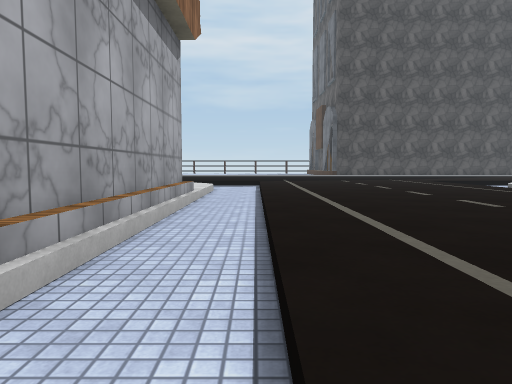
View 1 (above)

24 first-person views from a walk through a 3-D level made in the Unity game engine. The camera is 1.2 m above the floor, tilts 4° down and sees 70° across. The floor is counted in squares, 2 m on a side. Each view is taken from the middle of a square. On the plan, view 1 faces up. The plan holds only what a view shows up to about 10 squares ahead; the rest is blank. The place goes on beyond the plan. The player character is not drawn. Surface patterns are stand-ins for the level's own textures.

View 2
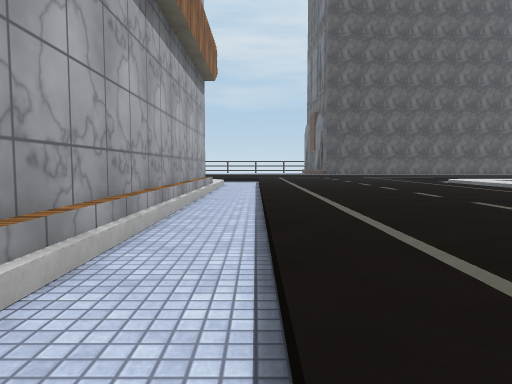

View 3
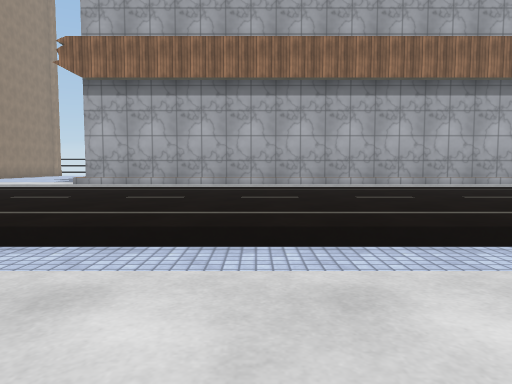

View 4
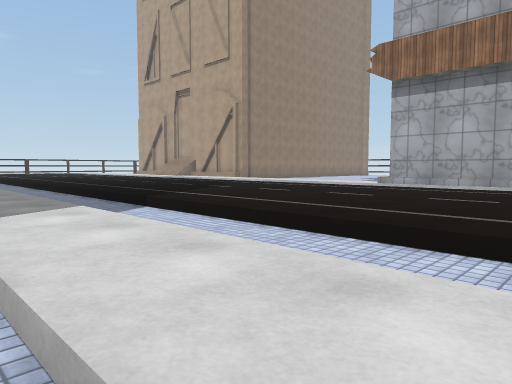

View 5
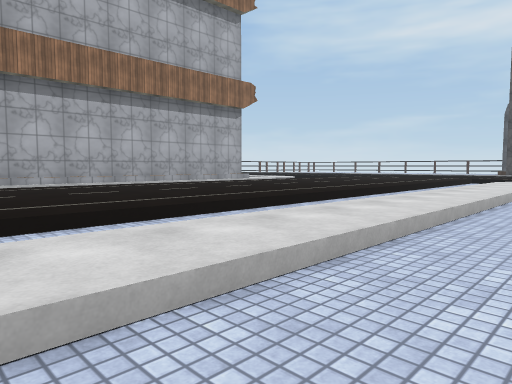

View 6
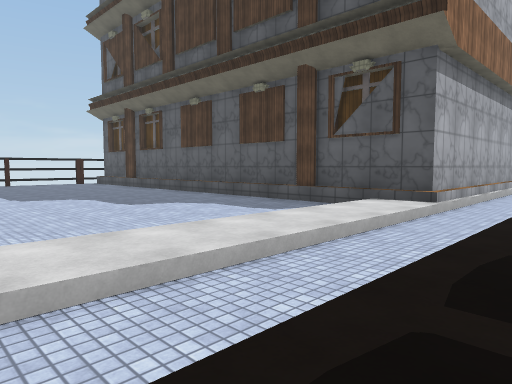

View 7
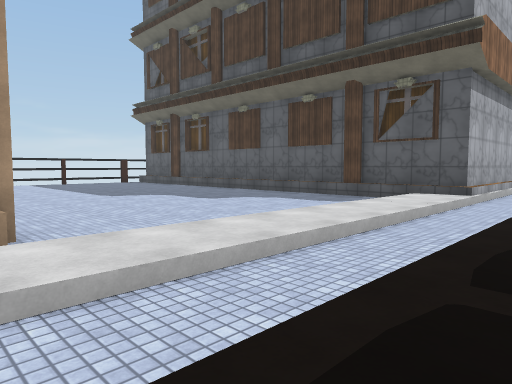

View 8
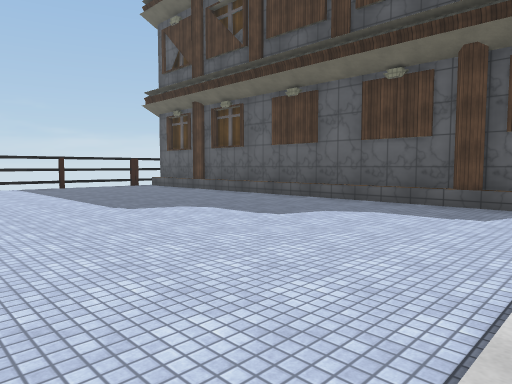

View 9
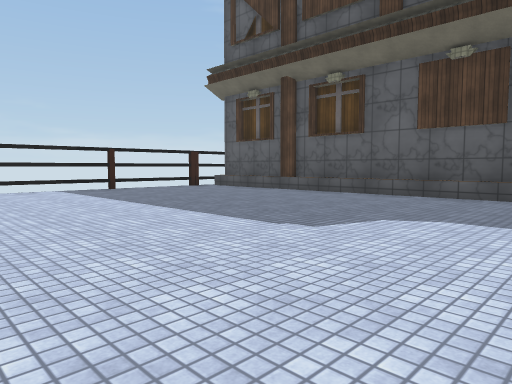

View 10
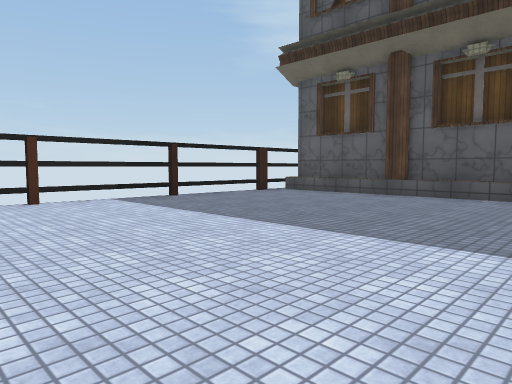

View 11
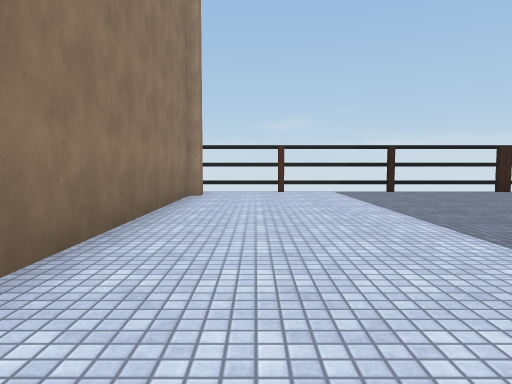

View 12
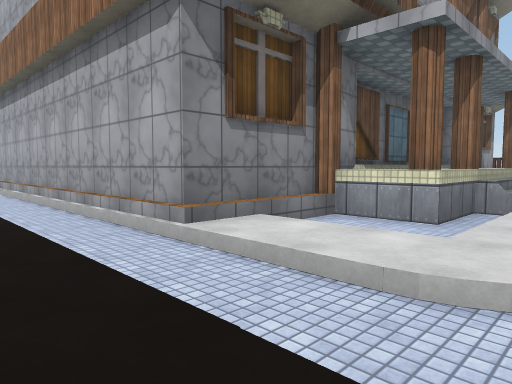

View 13
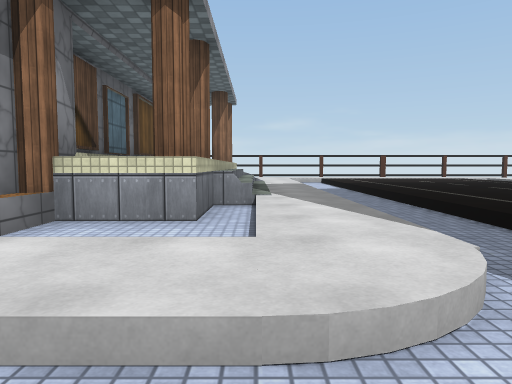

View 14
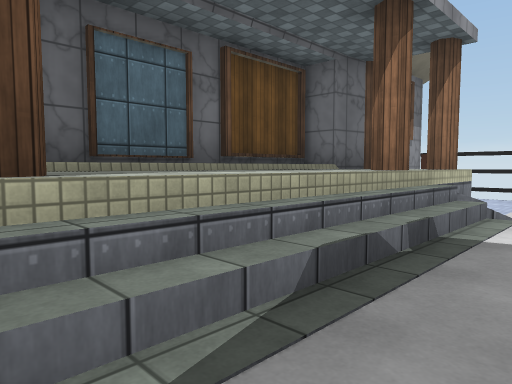

View 15
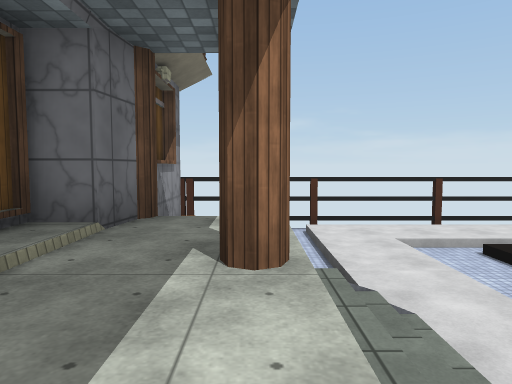

View 16
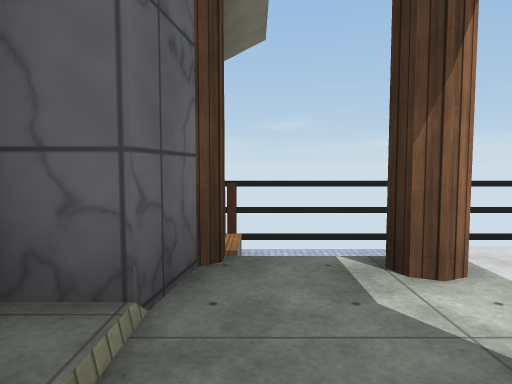

View 17
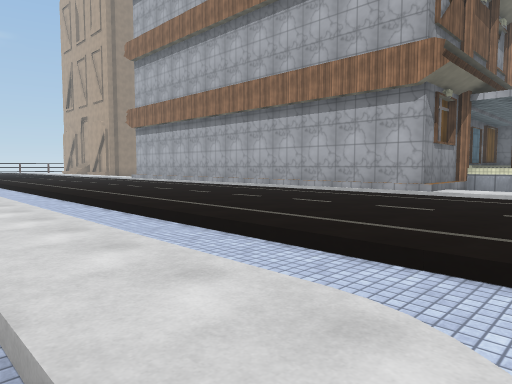

View 18
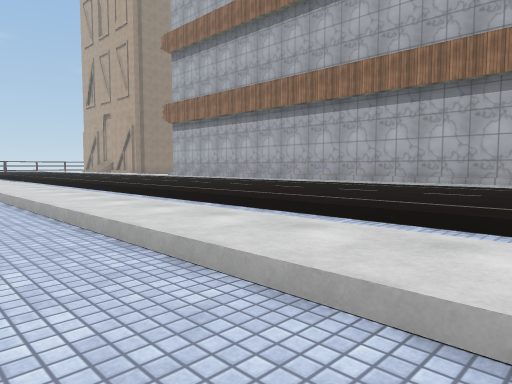

View 19
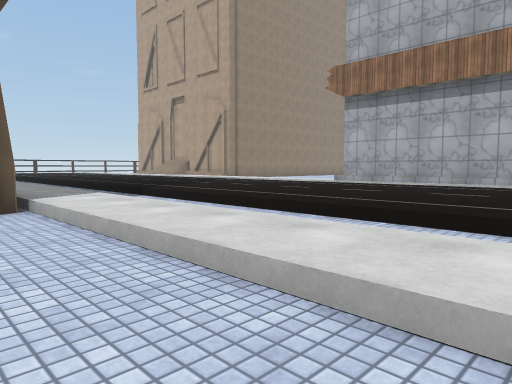

View 20
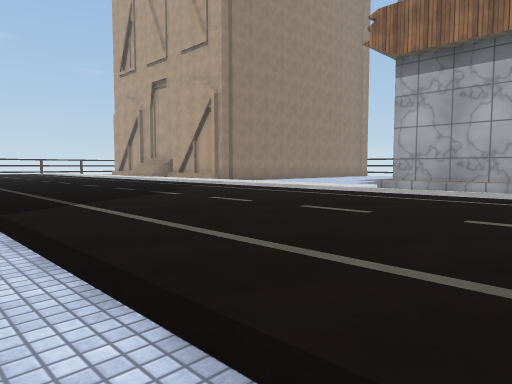

View 21
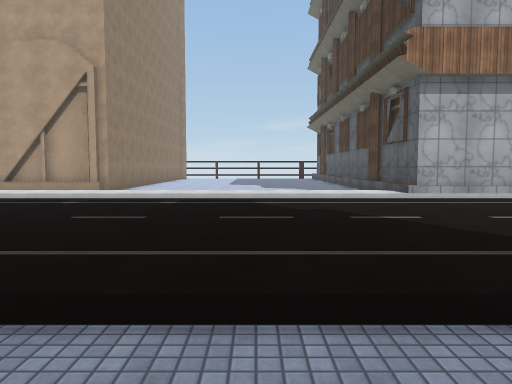

View 22
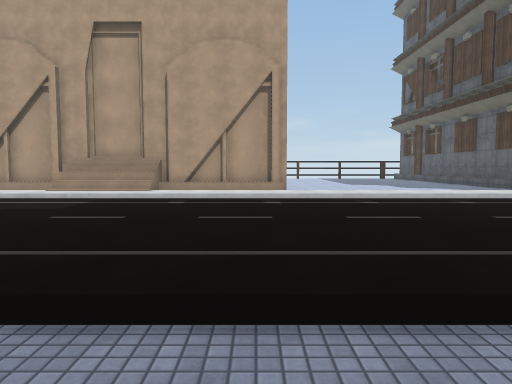

View 23
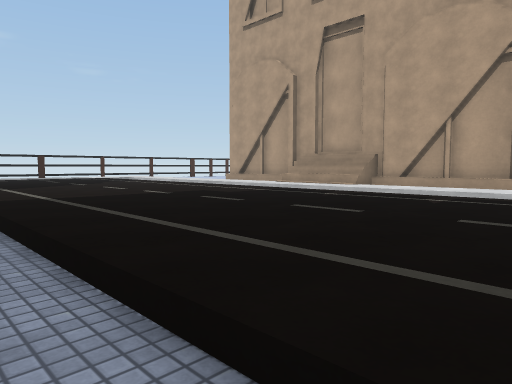

View 24
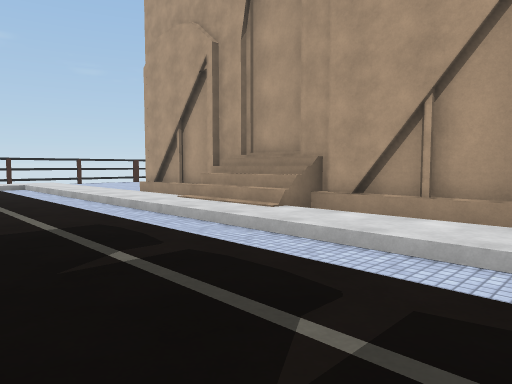

### Floor plan
Key: @ floor where view 1 was taken; # wall or solid block; x gap in a wall; . main floor; - floor 0.25 m lower than the main floor; : floor 1.25 m higher than the main floor; / step, stairs or slope; = window, fence, low wall or low ledge; ^ raised ledge; B building.
Columns run from 16 left of view 1 to 9 right of it. Each row starts with its distance up from view 1.
 10 #//////////////-/.....-//
  9 #/////////////.//.....-./
  8 #-- #:#:::#:#-.//.....-.--
  7 #-- ::::::  x////.....-.--
  6 #x=############//.....-.--
  5               #//.....-.--
  4               #//.....-.-
  3               #//.....-.-
  2               #//.....-.-
  1               #//.....-.-
  0               #/@.....-.--
 -1               #//.....-.--
 -2               #//.....-.--
 -3               #//.....-.--
 -4               #//.....-.--
 -5               #//.....-.--
 -6               #//.....-.-
 -7               #//.....-.-
 -8 #x#############//.....-.B
 -9 #-------------.//.....-.
-10 #-------------.//.....-.
-11 #-------------.//.....-.
-12 #-------------.//.....-.
-13 #-------------.//.....-.
-14 #-------------.//.....-
-15 #-------------.//.....-
-16 #-------------.//.....-
-17  B           B.//.....-.
-18              B.//.....-
-19              B.//.....
-20             ^ ///.....
-21             ^ ///.....
-22             ^ ///.....
-23              B.//.....
-24              B.//....
-25              B.// ...
-26               .//  ..
-27                //

Positions as (right, up) in squares from view 1, and headings:
1: (0, 0), facing up
2: (0, -3), facing up
3: (8, -4), facing left
4: (8, -4), facing down-left
5: (9, -3), facing up-left
6: (1, -15), facing up-left
7: (1, -17), facing up-left
8: (-2, -16), facing up-left
9: (-6, -16), facing up-left
10: (-9, -16), facing up-left
11: (-7, -15), facing left
12: (1, 10), facing down-left
13: (0, 9), facing left
14: (-6, 10), facing down-left
15: (-8, 8), facing left
16: (-10, 7), facing left
17: (8, 10), facing down-left
18: (9, 8), facing down-left
19: (9, -2), facing down-left
20: (6, -5), facing down-left
21: (7, -12), facing left
22: (7, -17), facing left
23: (6, -15), facing down-left
24: (2, -16), facing down-left
